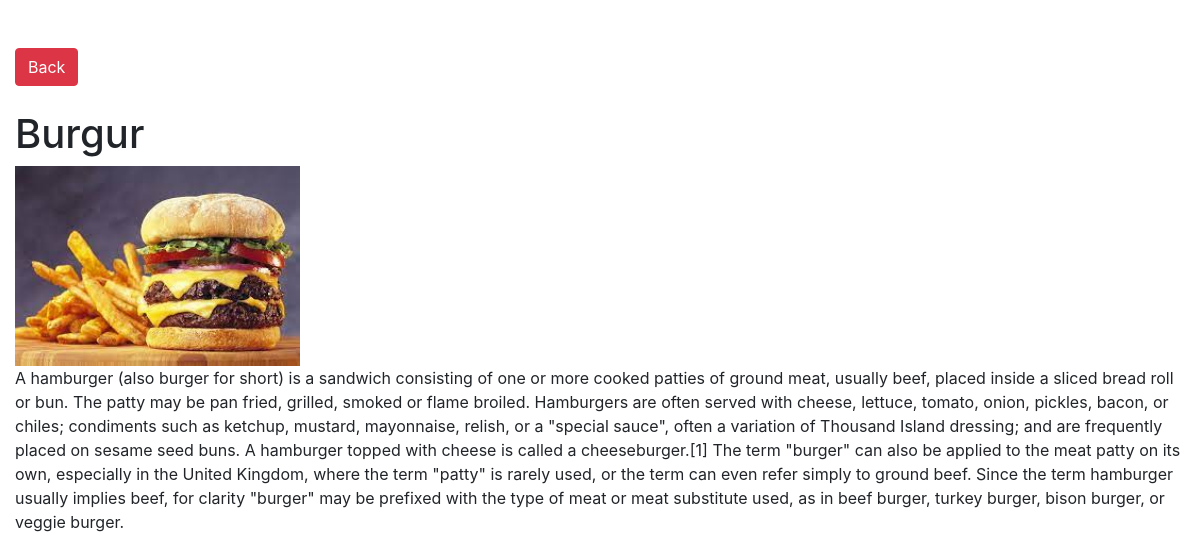
/1, run on an earlier commit of the app's database.
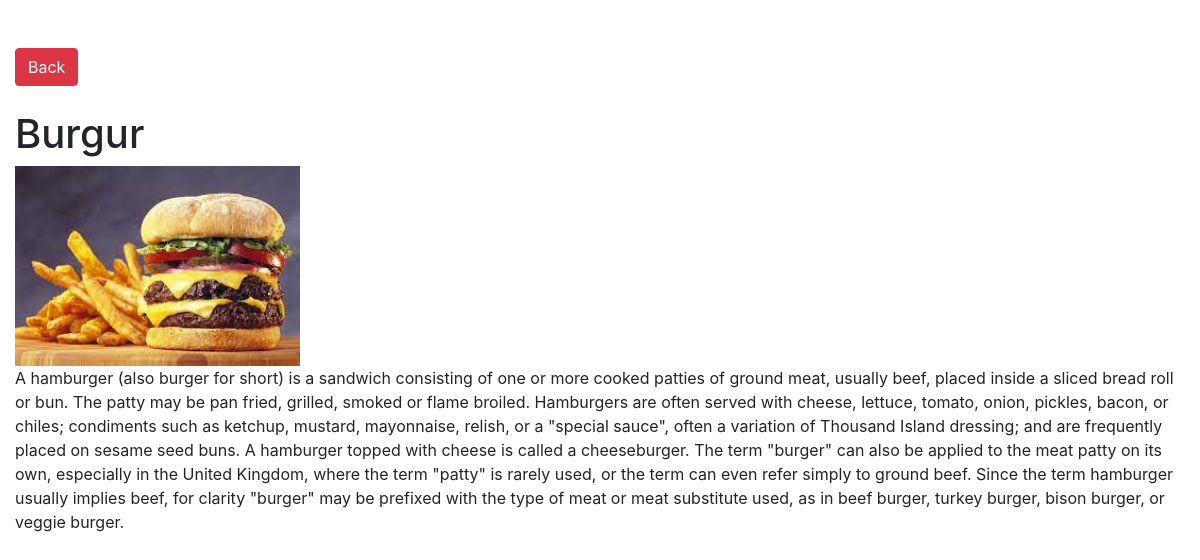
And on a later commit of the database.
### App/models.py (models this page shows, shortened)
class Recipe(models.Model):
    name 		= models.CharField(max_length=100)
    desc		= models.TextField()
    image 		= models.CharField(max_length=400)

### App/views.py (the view)
# urls.py: path('<int:id>',show , name='show'),
def show(request , id):
    if cache.get(id):
        print("DATA COMING FROM CACHE")
        recipe = cache.get(id)
    else:
        print("DATA COMING FROM DB")
        recipe = Recipe.objects.get(id = id)
        cache.set(id , recipe)
    context = {'recipe' : recipe}
    return render(request, 'show.html' , context)

### App/templates/show.html (shortened to what this page needs)
<!DOCTYPE html>
<html lang="en">
<head>
    <link rel="stylesheet" href="https://stackpath.bootstrapcdn.com/bootstrap/4.4.1/css/bootstrap.min.css">
</head>
<body>
    <div class="container-fluid mt-5">
        <a href="/" class="btn btn-danger">Back</a>
    <h1 class="mt-4">{{recipe.name}}</h1>
    <img src="{{recipe.image}}" class="img-responsive" style="height:200px">
    <p>{{recipe.desc}}</p>
    </div>
</body>
</html>

What changed in the data, as far as the page shows it:
changed Recipe "Burgur": desc "…cheese is called a cheeseburger.[1] The term \"burger\" can…" → "…cheese is called a cheeseburger. The term \"burger\" can…"
